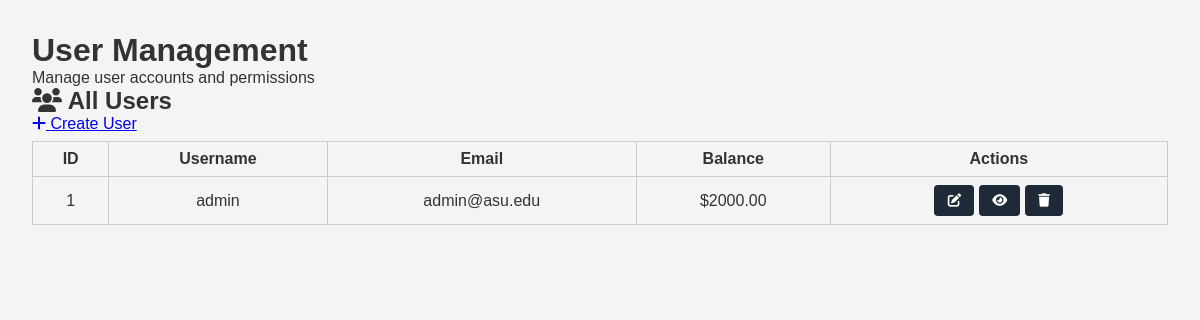
/admin/users (signed in), run on an earlier commit of the app's database.
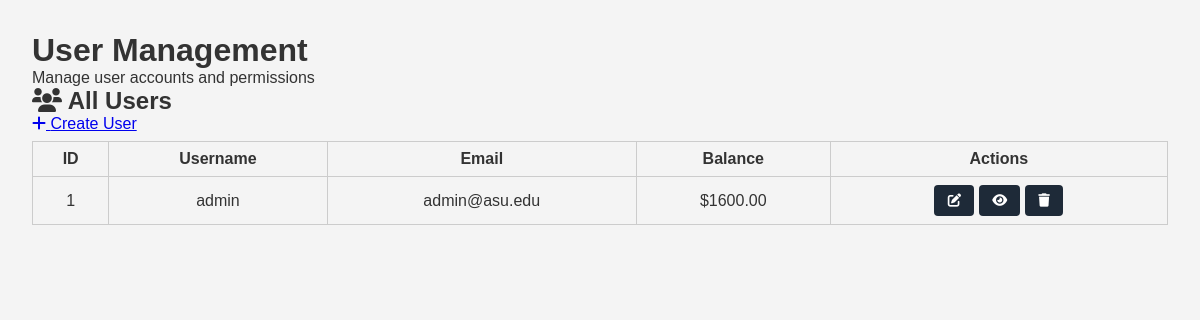
And on a later commit of the database.
### tables this page shows
CREATE TABLE users (
    user_id INTEGER PRIMARY KEY AUTOINCREMENT,
    username TEXT NOT NULL UNIQUE,
    email TEXT NOT NULL UNIQUE,
    balance REAL DEFAULT 0.0,
    password_hash TEXT NOT NULL,
    is_admin INTEGER DEFAULT 0
);

### app.py (the view)
@app.route('/admin/users')
def admin_users():
    check = require_admin()
    if check:
        return check
    conn = get_db_connection()
    users = conn.execute('SELECT user_id, username, email, balance FROM users').fetchall()
    conn.close()
    return render_template('admin_users.html', users=users)

### app.py (called while the page is built)
def get_db_connection():
    conn = sqlite3.connect(DB_NAME)
    conn.row_factory = sqlite3.Row
    return conn

def require_admin():
    if 'user_id' not in session:
        flash("You must be logged in.", "error")
        return redirect(url_for('login'))
    conn = get_db_connection()
    user = conn.execute(
        'SELECT is_admin FROM users WHERE user_id = ?',
        (session['user_id'],)
    ).fetchone()
    conn.close()
    if not user:
        flash("User not found.", "error")
        return redirect(url_for('login'))
    is_admin = user['is_admin'] if 'is_admin' in user.keys() else 0
    if int(is_admin) != 1:
        flash("Administrator access required.", "error")
        if 'user_id' in session:
            return redirect(url_for('dashboard', user_id=session.get('user_id')))
        return redirect(url_for('login'))
    return None

### templates/admin_users.html (shortened to what this page needs)
<!DOCTYPE html>
<html lang="en">
<head>
  <link rel="stylesheet" href="{{ url_for('static', filename='styles.css') }}">
  <link href="https://cdnjs.cloudflare.com/ajax/libs/font-awesome/6.0.0/css/all.min.css" rel="stylesheet">
</head>
<body>
  <main class="dashboard-container">
    <div class="welcome-section">
      <h1>User Management</h1>
      <p>Manage user accounts and permissions</p>
    </div>
    <div class="content-grid">
      <div class="card">
        <div class="card-header">
          <h2><i class="fas fa-users"></i> All Users</h2>
          <div class="card-actions">
            <a href="{{ url_for('admin_user_create') }}" class="btn btn-primary">
              <i class="fas fa-plus"></i> Create User
            </a>
          </div>
        </div>
        <div class="card-content">
          {% if users %}
            <div class="users-table">
              <table>
                <thead>
                  <tr>
                    <th>ID</th>
                    <th>Username</th>
                    <th>Email</th>
                    <th>Balance</th>
                    <th>Actions</th>
                  </tr>
                </thead>
                <tbody>
                  {% for user in users %}
                    <tr>
                      <td>{{ user.user_id }}</td>
                      <td class="username-cell">{{ user.username }}</td>
                      <td>{{ user.email }}</td>
                      <td class="balance-cell">${{ "%.2f"|format(user.balance) }}</td>
                      <td class="actions-cell">
                        <button class="btn-icon" title="Edit User">
                          <i class="fas fa-edit"></i>
                        </button>
                        <button class="btn-icon" title="View Details">
                          <i class="fas fa-eye"></i>
                        </button>
                        <button class="btn-icon" title="Delete User">
                          <i class="fas fa-trash"></i>
                        </button>
                      </td>
                    </tr>
                  {% endfor %}
                </tbody>
              </table>
            </div>
          {% endif %}
        </div>
      </div>
    </div>
  </main>
</body>
</html>

What changed in the data, as far as the page shows it:
changed users "admin": balance "2000.00" → "1600.00"
